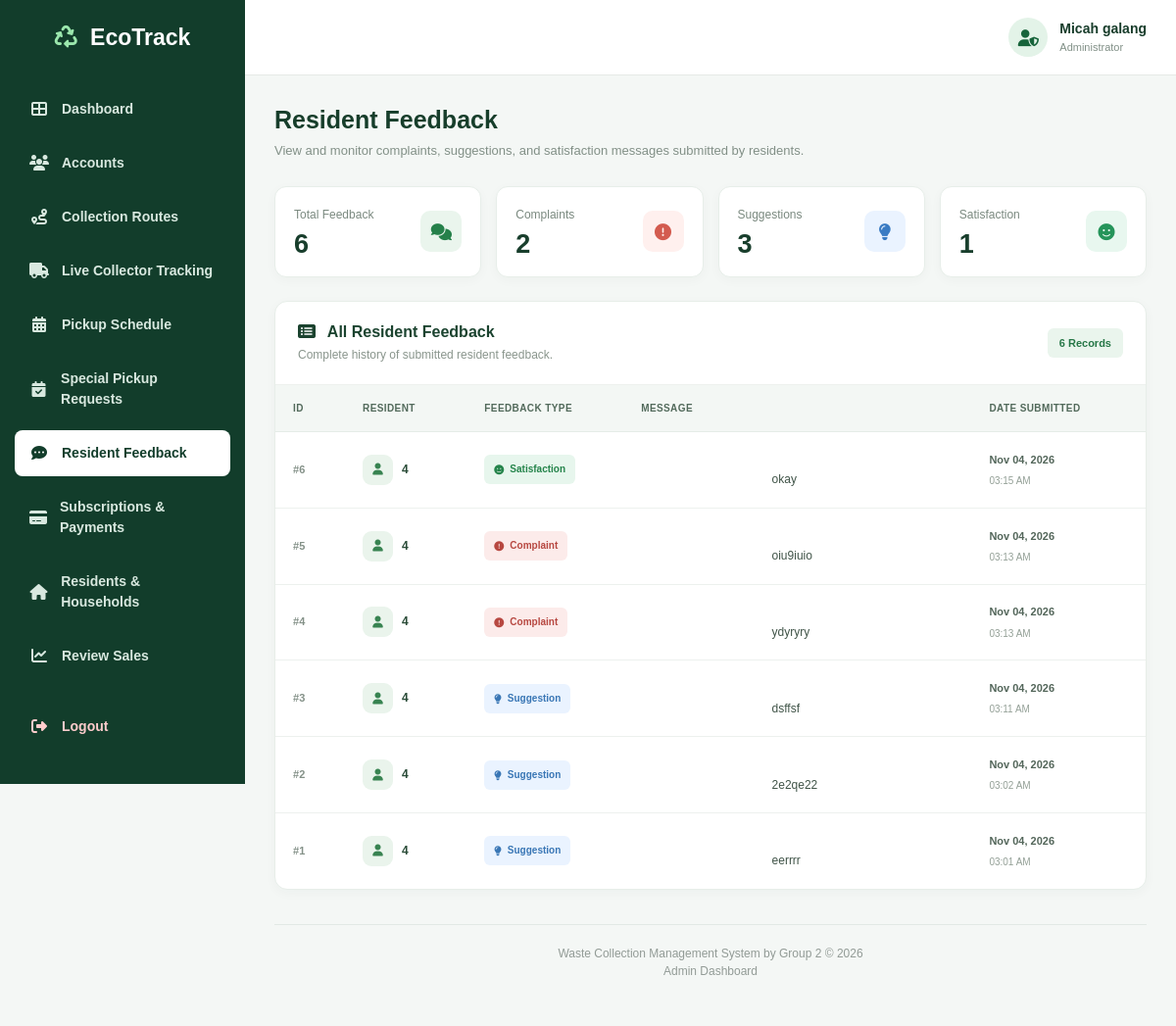
/wastesystem_/admin/dashboard.php?page=feedback (signed in), run on the app's committed database.
### tables this page shows
CREATE TABLE `users` (
  `id` int(11) NOT NULL,
  `fullname` varchar(255) NOT NULL,
  `users` varchar(255) NOT NULL,
  `password` varchar(255) NOT NULL,
  `role` varchar(11) NOT NULL,
  `email` varchar(255) DEFAULT NULL,
  `email_verified` tinyint(1) NOT NULL DEFAULT 0,
  `email_verified_at` datetime DEFAULT NULL,
  `address` varchar(500) NOT NULL
);

CREATE TABLE `feedback` (
  `id` int(11) NOT NULL,
  `user_id` int(11) NOT NULL,
  `feedback_type` varchar(100) NOT NULL,
  `message` text NOT NULL,
  `created_at` timestamp NOT NULL DEFAULT current_timestamp()
);

### wastesystem_/admin/feedback.php (the view, shortened to what this page needs)
<?php
$sql = "
    SELECT
        id,
        user_id,
        feedback_type,
        message,
        created_at
    FROM feedback
    ORDER BY created_at DESC
";
$result = $conn->query($sql);
$feedbacks = [];
$counts = [
    "total" => 0,
    "complaint" => 0,
    "suggestion" => 0,
    "satisfaction" => 0
];
while ($row = $result->fetch_assoc()) {
    $feedbacks[] = $row;
    $counts["total"]++;
    $type = strtolower(trim($row["feedback_type"] ?? ""));
    if (isset($counts[$type])) {
        $counts[$type]++;
    }
}
function feedbackEscape($value) {
    return htmlspecialchars(
        (string) $value,
        ENT_QUOTES,
        "UTF-8"
    );
}
?>
<div class="feedback-container">
    <div class="feedback-header">
        <h1 class="page-title">
            Resident Feedback
        </h1>
        <p class="page-description">
            View and monitor complaints, suggestions,
            and satisfaction messages submitted by residents.
        </p>
    </div>
    <div class="feedback-stats">
        <div class="feedback-stat-card">
            <div>
                <div class="feedback-stat-label">
                    Total Feedback
                </div>
                <div class="feedback-stat-value">
                    <?= $counts["total"] ?>
                </div>
            </div>
            <div class="feedback-stat-icon total">
                <i class="fas fa-comments"></i>
            </div>
        </div>
        <div class="feedback-stat-card">
            <div>
                <div class="feedback-stat-label">
                    Complaints
                </div>
                <div class="feedback-stat-value">
                    <?= $counts["complaint"] ?>
                </div>
            </div>
            <div class="feedback-stat-icon complaints">
                <i class="fas fa-exclamation-circle"></i>
            </div>
        </div>
        <div class="feedback-stat-card">
            <div>
                <div class="feedback-stat-label">
                    Suggestions
                </div>
                <div class="feedback-stat-value">
                    <?= $counts["suggestion"] ?>
                </div>
            </div>
            <div class="feedback-stat-icon suggestions">
                <i class="fas fa-lightbulb"></i>
            </div>
        </div>
        <div class="feedback-stat-card">
            <div>
                <div class="feedback-stat-label">
                    Satisfaction
                </div>
                <div class="feedback-stat-value">
                    <?= $counts["satisfaction"] ?>
                </div>
            </div>
            <div class="feedback-stat-icon satisfaction">
                <i class="fas fa-smile"></i>
            </div>
        </div>
    </div>
    <div class="feedback-card">
        <div class="feedback-card-header">
            <div>
                <h3 class="feedback-card-title">
                    <i class="fas fa-list-alt me-2"></i>
                    All Resident Feedback
                </h3>
                <p class="feedback-card-subtitle">
                    Complete history of submitted resident feedback.
                </p>
            </div>
            <span class="feedback-count">
                <?= $counts["total"] ?>
                <?= $counts["total"] === 1 ? "Record" : "Records" ?>
            </span>
        </div>
        <div class="table-responsive">
            <table class="feedback-table">
                <thead>
                    <tr>
                        <th>ID</th>
                        <th>Resident</th>
                        <th>Feedback Type</th>
                        <th>Message</th>
                        <th>Date Submitted</th>
                    </tr>
                </thead>
                <tbody>
                    <?php if (!empty($feedbacks)): ?>
                        <?php foreach ($feedbacks as $row): ?>
                            <?php
                            $type = trim(
                                (string) ($row["feedback_type"] ?? "")
                            );
                            $typeKey = strtolower($type);
                            $typeClass = in_array(
                                $typeKey,
                                ["complaint", "suggestion", "satisfaction"],
                                true
                            ) ? $typeKey : "other";
                            $icons = [
                                "complaint" => "fa-exclamation-circle",
                                "suggestion" => "fa-lightbulb",
                                "satisfaction" => "fa-smile",
                                "other" => "fa-comment"
                            ];
                            $icon = $icons[$typeClass];
                            $timestamp = strtotime(
                                $row["created_at"] ?? ""
                            );
                            ?>
                            <tr>
                                <td>
                                    <span class="feedback-id">
                                        #<?= (int) $row["id"] ?>
                                    </span>
                                </td>
                                <td>
                                    <div class="feedback-resident">
                                        <span class="feedback-avatar">
                                            <i class="fas fa-user"></i>
                                        </span>
                                        <span>
                                            <?= feedbackEscape($row["user_id"]) ?>
                                        </span>
                                    </div>
                                </td>
                                <td>
                                    <span class="feedback-type <?= $typeClass ?>">
                                        <i class="fas <?= $icon ?>"></i>
                                        <?= feedbackEscape($type ?: "Other") ?>
                                    </span>
                                </td>
                                <td>
                                    <div class="feedback-message">
                                        <?= feedbackEscape($row["message"]) ?>
                                    </div>
                                </td>
                                <td>
                                    <span class="feedback-date">
                                        <?= $timestamp
                                            ? date("M d, Y", $timestamp)
                                            : "N/A" ?>
                                    </span>
                                    <span class="feedback-time">
                                        <?= $timestamp
                                            ? date("h:i A", $timestamp)
                                            : "" ?>
                                    </span>
                                </td>
                            </tr>
                        <?php endforeach; ?>
                    <?php endif; ?>
                </tbody>
            </table>
        </div>
    </div>
</div>

### wastesystem_/admin/dashboard.php (shortened to what this page needs)
<?php
require_once __DIR__ . '/../config/database.php';
$conn->set_charset('utf8mb4');
$admin_id = (int) $_SESSION['user_id'];
$stmt = $conn->prepare("
    SELECT id, fullname
    FROM users
    WHERE id = ?
      AND role = 'admin'
    LIMIT 1
");
$stmt->bind_param('i', $admin_id);
$stmt->execute();
$admin = $stmt->get_result()->fetch_assoc();
function adminEscape($value): string
{
    return htmlspecialchars(
        (string) ($value ?? ''),
        ENT_QUOTES,
        'UTF-8'
    );
}
$page = $_GET['page'] ?? 'overview';
$total_residents = 0;
$total_collectors = 0;
$total_households = 0;
$total_feedback = 0;
$nav = [
    'overview' => [
        'th-large',
        'Dashboard'
    ],
    'accounts' => [
        'users',
        'Accounts'
    ],
    'routes' => [
        'route',
        'Collection Routes'
    ],
    'tracking' => [
        'truck',
        'Live Collector Tracking'
    ],
    'pickup_schedule' => [
        'calendar-alt',
        'Pickup Schedule'
    ],
    'special_pickup_requests' => [
        'calendar-check',
        'Special Pickup Requests'
    ],
    'feedback' => [
        'comment-dots',
        'Resident Feedback'
    ],
    'subscriptions' => [
        'credit-card',
        'Subscriptions & Payments'
    ],
    'households' => [
        'home',
        'Residents & Households'
    ],
    'sales_report' => [
        'chart-line',
        'Review Sales'
    ]
];
$cards = [
    [
        'users',
        'Total Residents',
        $total_residents
    ],
    [
        'truck',
        'Total Collectors',
        $total_collectors
    ],
    [
        'house',
        'Total Households',
        $total_households
    ],
    [
        'comment-dots',
        'Total Feedback',
        $total_feedback
    ]
];
?>
<!DOCTYPE html>
<html lang="en">
<head>
<link
    rel="stylesheet"
    href="../assets/vendor/bootstrap/css/bootstrap.min.css"
>
<link
    rel="stylesheet"
    href="../assets/css/style.css"
>
<link
    rel="stylesheet"
    href="https://cdnjs.cloudflare.com/ajax/libs/font-awesome/6.5.0/css/all.min.css"
>
</head>
<body>
<aside class="sidebar">
    <div class="sidebar-logo">
        <h3>
            <i class="fas fa-recycle"></i>
            EcoTrack
        </h3>
    </div>
    <ul class="sidebar-menu">
        <?php foreach ($nav as $key => $item): ?>
        <li>
            <a
                href="dashboard.php?page=<?= adminEscape($key) ?>"
                class="<?= $page === $key ? 'active' : '' ?>"
                <?= $page === $key ? 'aria-current="page"' : '' ?>
                title="<?= adminEscape($item[1]) ?>"
            >
                <i class="fas fa-<?= adminEscape($item[0]) ?>"></i>
                <span>
                    <?= adminEscape($item[1]) ?>
                </span>
            </a>
        </li>
        <?php endforeach; ?>
        <li>
            <a
                href="../logout.php"
                class="logout-link"
                title="Logout"
            >
                <i class="fas fa-sign-out-alt"></i>
                <span>Logout</span>
            </a>
        </li>
    </ul>
</aside>
<div class="main-content">
    <div class="topbar">
        <div class="admin-profile">
            <div class="profile-icon">
                <i class="fas fa-user-shield"></i>
            </div>
            <div>
                <div class="profile-name">
                    <?= adminEscape($admin['fullname']) ?>
                </div>
                <span class="profile-role">
                    Administrator
                </span>
            </div>
        </div>
    </div>
    <main class="content">
        <?php if ($page === 'overview'): ?>
        <div class="page-heading">
            <h2>
                Welcome,
                <?= adminEscape($admin['fullname']) ?>!
            </h2>
            <p>
                Monitor and manage your waste collection system.
            </p>
        </div>
        <div class="dashboard-cards">
            <?php foreach ($cards as $card): ?>
            <div class="dashboard-card">
                <div class="card-icon">
                    <i class="fas fa-<?= adminEscape($card[0]) ?>"></i>
                </div>
                <h6>
                    <?= adminEscape($card[1]) ?>
                </h6>
                <h2>
                    <?= number_format((int) $card[2]) ?>
                </h2>
            </div>
            <?php endforeach; ?>
        </div>
<!-- =================================================
             ACCOUNTS
        ================================================= -->
        <?php elseif ($page === 'feedback'): ?>
            <?php include __DIR__ . '/feedback.php'; ?>
        <?php endif; ?>
        <div class="dashboard-footer">
            Waste Collection Management System by Group 2
            &copy; <?= date('Y') ?>
            <br>
            Admin Dashboard
        </div>
    </main>
</div>
</body>
</html>

### wastesystem_/style.css (style rules this page uses)
* { margin: 0; padding: 0; box-sizing: border-box; }
html { min-height: 100%; }
body { font-family: 'Inter', sans-serif; background: #ffffff; color: #123c2b; min-height: 100vh; overflow-x: hidden; }
html { scroll-behavior: smooth; }
body { font-family: 'Inter', sans-serif; color: #123f2a; background: #ffffff; overflow-x: hidden; }
a { text-decoration: none; color: inherit; }

### wastesystem_/admin/dashboard.php (style rules this page uses)
* { box-sizing: border-box; }
body { margin: 0; background: #f4f7f5; font-family: Arial, Helvetica, sans-serif; color: #263b30; }
a { text-decoration: none; }
.sidebar { position: fixed; top: 0; left: 0; width: 250px; height: 100vh; background: #123d2b; color: #fff; padding: 25px 15px; overflow-y: auto; z-index: 1000; }
.sidebar-logo { text-align: center; margin-bottom: 35px; }
.sidebar-logo h3 { font-size: 23px; font-weight: 800; color: #fff; margin: 0; }
.sidebar-logo i { color: #9be7ad; margin-right: 7px; }
.sidebar-menu { list-style: none; padding: 0; margin: 0; }
.sidebar-menu li { margin-bottom: 8px; }
.sidebar-menu a { display: flex; align-items: center; gap: 13px; padding: 13px 15px; color: #d8e8df; border-radius: 8px; font-size: 14px; font-weight: 600; transition: .2s ease; }
.sidebar-menu a i { width: 20px; text-align: center; font-size: 16px; }
.sidebar-menu a.active { background: #fff; color: #123d2b; }
.sidebar-menu .logout-link { margin-top: 25px; color: #ffcccc; }
.main-content { margin-left: 250px; min-height: 100vh; min-width: 0; }
.topbar { background: #fff; padding: 18px 30px; display: flex; justify-content: flex-end; align-items: center; border-bottom: 1px solid #e5eae6; min-height: 75px; }
.admin-profile { display: flex; align-items: center; gap: 12px; }
.admin-profile .profile-icon { width: 40px; height: 40px; background: #e3f3e8; color: #17643b; border-radius: 50%; display: flex; justify-content: center; align-items: center; font-size: 17px; }
.admin-profile .profile-name { font-size: 14px; font-weight: 700; color: #183d2b; }
.admin-profile .profile-role { display: block; font-size: 11px; color: #819087; font-weight: 500; }
.content { padding: 30px; min-width: 0; }
.dashboard-footer { margin-top: 35px; padding: 20px 0; border-top: 1px solid #e2e9e5; color: #929b96; font-size: 12px; text-align: center; }

### data on the page
users: fullname "Micah galang"
feedback: id "6", user "4", feedback_type "Satisfaction", message "okay", created_at "Nov 04, 2026", created_at "03:15 AM"
feedback: id "5", user "4", feedback_type "Complaint", message "oiu9iuio", created_at "Nov 04, 2026", created_at "03:13 AM"
feedback: id "4", user "4", feedback_type "Complaint", message "ydyryry", created_at "Nov 04, 2026", created_at "03:13 AM"
feedback: id "3", user "4", feedback_type "Suggestion", message "dsffsf", created_at "Nov 04, 2026", created_at "03:11 AM"
feedback: id "2", user "4", feedback_type "Suggestion", message "2e2qe22", created_at "Nov 04, 2026", created_at "03:02 AM"
feedback: id "1", user "4", feedback_type "Suggestion", message "eerrrr", created_at "Nov 04, 2026", created_at "03:01 AM"

### other printed values
adminEscape($item[1]) "Dashboard"
adminEscape($item[1]) "Accounts"
adminEscape($item[1]) "Collection Routes"
adminEscape($item[1]) "Live Collector Tracking"
adminEscape($item[1]) "Pickup Schedule"
adminEscape($item[1]) "Special Pickup Requests"
adminEscape($item[1]) "Resident Feedback"
adminEscape($item[1]) "Subscriptions & Payments"
adminEscape($item[1]) "Residents & Households"
adminEscape($item[1]) "Review Sales"
$counts["total"] "6"
$counts["complaint"] "2"
$counts["suggestion"] "3"
$counts["satisfaction"] "1"
